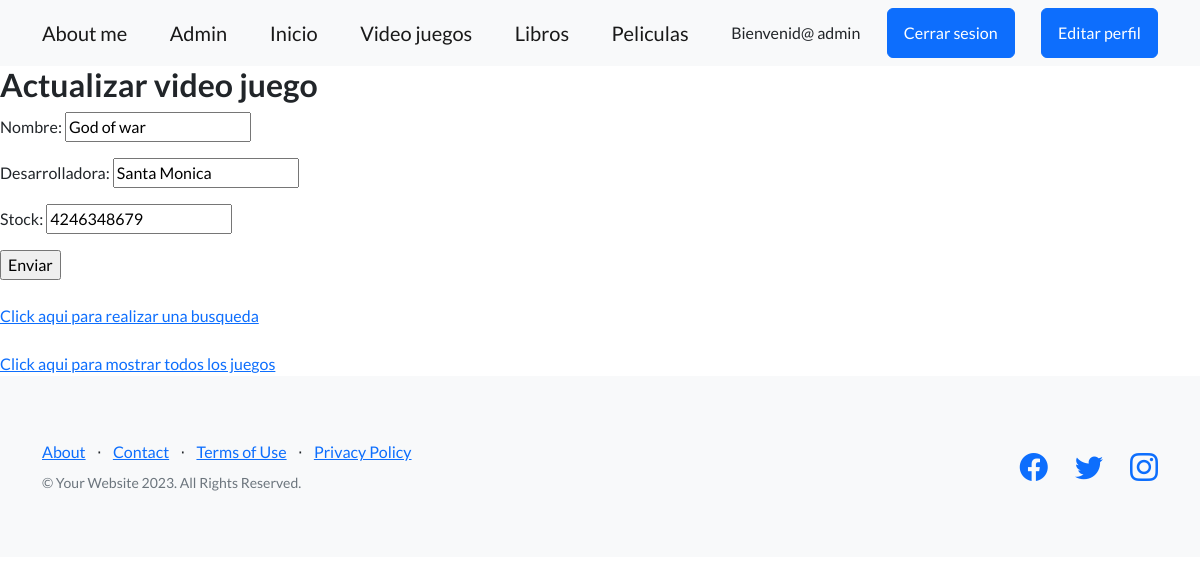
The app's page /video_juegos/actualizar_video_juegos/12 (signed in) with its own data.
### appfranco/models.py (models this page shows, shortened)
class VideoJuegos(models.Model):
    nombre = models.CharField(max_length=20)
    desarrolladora = models.CharField(max_length=20)
    stock = models.IntegerField()

### appfranco/views.py (the view)
# urls.py: path('video_juegos/actualizar_video_juegos/<pk>', VideoJuegosUpdate.as_view(), name='actualizar_video_juegos'),
class VideoJuegosUpdate(UpdateView):
    model = VideoJuegos
    fields = ['nombre', 'desarrolladora', 'stock']
    template_name = 'updateVideoJuegos.html'
    success_url = '/video_juegos/'
    @method_decorator(user_passes_test(es_admin))
    def dispatch(self, *args, **kwargs):
        return super(VideoJuegosUpdate, self).dispatch(*args, **kwargs)

### appfranco/views.py (called while the page is built)
def es_admin(user):
    return user.is_authenticated and user.is_superuser

### appfranco/templates/updateVideoJuegos.html (shortened to what this page needs)
{% extends 'padre.html' %}
{% load static %}
{% block contenidoQueCambia %}
    <h2>Actualizar video juego</h2>
    <form method="post">
        {{form.as_p}}
        <input type="submit" value="Enviar">
    </form>
    <a href="{% url 'busqueda_video_juegos' %}">Click aqui para realizar una busqueda</a>
    <a href="{% url 'leer_video_juegos' %}">Click aqui para mostrar todos los juegos</a>
{% endblock %}

### appfranco/templates/padre.html (shortened to what this page needs)
<!DOCTYPE html>
<html lang="en">
    <head>
        {% load static %}
        <link href="https://cdn.jsdelivr.net/npm/bootstrap-icons@1.5.0/font/bootstrap-icons.css" rel="stylesheet" type="text/css" />
        <link href="{% static 'css/styles.css' %}" rel="stylesheet" />
    </head>
    <body>
        <nav class="navbar navbar-light bg-light static-top">
            <div class="container">
                <a class="navbar-brand" href="{% url 'about_me' %}">About me</a>
                <a class="navbar-brand" href="{% url 'admin' %}">Admin</a>
                <a class="navbar-brand" href="{% url 'index' %}">Inicio</a>
                <a class="navbar-brand" href="{% url 'leer_video_juegos' %}">Video juegos</a>
                <a class="navbar-brand" href="{% url 'leer_libros' %}">Libros</a>
                <a class="navbar-brand" href="{% url 'leer_peliculas' %}">Peliculas</a>
                {% if request.user.is_authenticated %}
                    <span>Bienvenid@ {{user.username}}</span>
                    <form method="post" action="{% url 'logout' %}">
                        <button class="btn btn-primary" type="submit">Cerrar sesion</button>
                    </form>
                    <a class="btn btn-primary" href="{% url 'editar_perfil' %}">Editar perfil</a>
                {% else %}
                    <a class="btn btn-primary" href="{% url 'login' %}">Log in</a>
                    <a class="btn btn-primary" href="{% url 'registro' %}">Registrarse</a>
                {% endif %}
            </div>
        </nav>
        {% block contenidoQueCambia %}
        {% endblock %}
        <footer class="footer bg-light">
            <div class="container">
                <div class="row">
                    <div class="col-lg-6 h-100 text-center text-lg-start my-auto">
                        <ul class="list-inline mb-2">
                            <li class="list-inline-item"><a href="#!">About</a></li>
                            <li class="list-inline-item">⋅</li>
                            <li class="list-inline-item"><a href="#!">Contact</a></li>
                            <li class="list-inline-item">⋅</li>
                            <li class="list-inline-item"><a href="#!">Terms of Use</a></li>
                            <li class="list-inline-item">⋅</li>
                            <li class="list-inline-item"><a href="#!">Privacy Policy</a></li>
                        </ul>
                        <p class="text-muted small mb-4 mb-lg-0">&copy; Your Website 2023. All Rights Reserved.</p>
                    </div>
                    <div class="col-lg-6 h-100 text-center text-lg-end my-auto">
                        <ul class="list-inline mb-0">
                            <li class="list-inline-item me-4">
                                <a href="#!"><i class="bi-facebook fs-3"></i></a>
                            </li>
                            <li class="list-inline-item me-4">
                                <a href="#!"><i class="bi-twitter fs-3"></i></a>
                            </li>
                            <li class="list-inline-item">
                                <a href="#!"><i class="bi-instagram fs-3"></i></a>
                            </li>
                        </ul>
                    </div>
                </div>
            </div>
        </footer>
    </body>
</html>

### records on screen
VideoJuegos: nombre "God of war", desarrolladora "Santa Monica", stock "4246348679"

### other values on screen
{{ user.username }} "admin"
